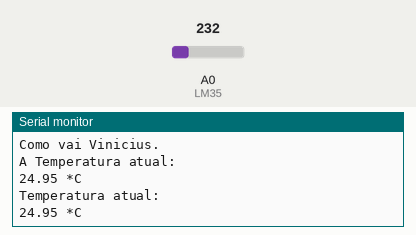
Recording of a sketch running on a simulated Arduino Uno, built with avr-gcc and run on an emulated ATmega328P. Shown: the last lines printed to the serial monitor. The test bench sets the inputs (shaded band); at power-on: A0 (LM35) = 232.

Above: at 1.8 s.
1.9 s: A0 (LM35) set to 250
At 2.8 s:
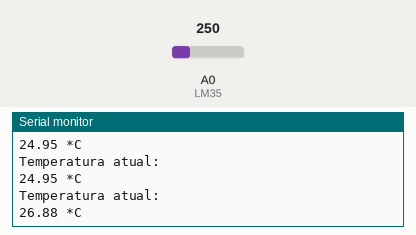
3.4 s: A0 (LM35) set to 266
At 4.8 s:
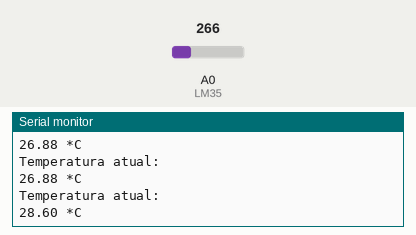
Timing chart, 0 to 6.4 s (numbered marks = the images above; inputs shaded):
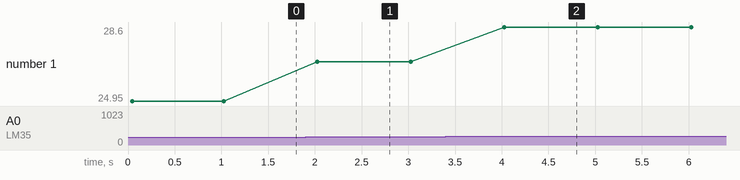

Measured:
- after the input at 1.9 s, the serial monitor: prints a new line after 0.12 s (image 1)
- after the input at 3.4 s, the serial monitor: prints a new line after 0.63 s (image 2)
- plotted number 1: 24.95 → 26.88 after the input at 1.9 s, 26.88 → 28.6 after the input at 3.4 s

The sketch:

ModLerTemperaturaAmbienteNoTerminal.ino
```cpp
const int LM35 = 0;
float temperatura = 0;
int ADClido = 0;
int inicial = 0;
void setup(){
  Serial.begin(9600);
  analogReference(INTERNAL);
  //Se estiver usando Arduino Mega, use INTERNAL1V1
  //se estiver usando Arduino Leonardo, remova esta linha pois o Leonardo não aceita este comando
}
void loop(){
  if(inicial == 0){
    Serial.println("\n\nComo vai Vinicius.");
    Serial.print("A ");
  }
  ADClido = analogRead(LM35);
  temperatura = ADClido * 0.1075268817; //no Leonardo use 0.4887585532
  Serial.println("Temperatura atual: ");
  Serial.print(temperatura);
  Serial.println(" *C");
  inicial++;
  if(inicial == 9){
    inicial = 0;
  }
  delay(1000);
}
```
